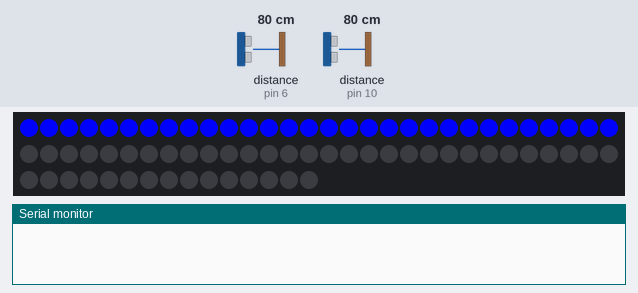
The sketch below on a simulated Arduino Uno, built with avr-gcc and run on an emulated ATmega328P. On the bench: 75 RGB LEDs in strip order, left to right, continuing on the next row, the last lines printed to the serial monitor. Wiring (inferred from the names in the program): 2 × ultrasonic range finder: trigger pin 5, echo pin 6 / trigger pin 9, echo pin 10. The test bench sets the inputs (shaded band); at power-on: distance to the obstacle (sensors on pin 6, pin 10) 80 cm. The echo pulse lasts 58.3 µs per cm.

Above: at 0.36 s.
1.3 s: distance to the obstacle (sensor on pin 6) set to 32 cm
3.5 s: distance to the obstacle (sensor on pin 6) set to 27 cm
At 4.6 s:
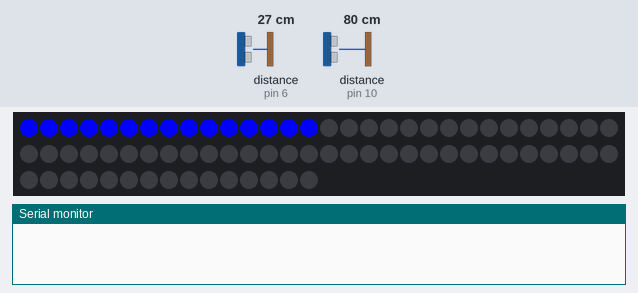
5.3 s: distance to the obstacle (sensor on pin 10) set to 2 cm
At 7.0 s:
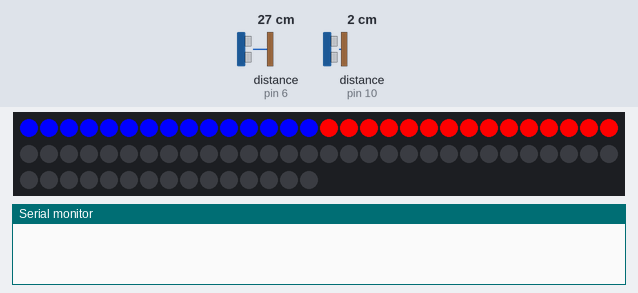
7.7 s: distance to the obstacle (sensor on pin 10) set to 18 cm
At 9.1 s:
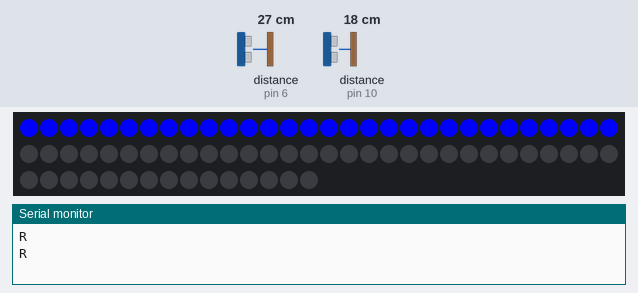
10.1 s: distance to the obstacle (sensor on pin 6) set to 2 cm
At 11.9 s:
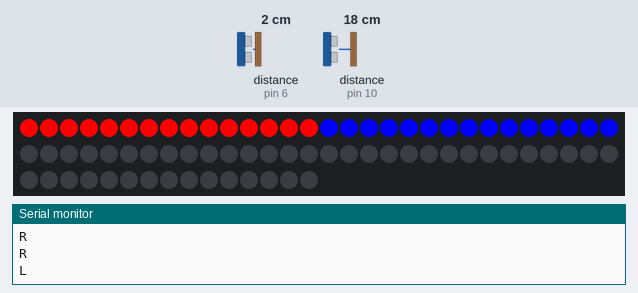
12.3 s: distance to the obstacle (sensor on pin 6) set to 18 cm
At 13.5 s:
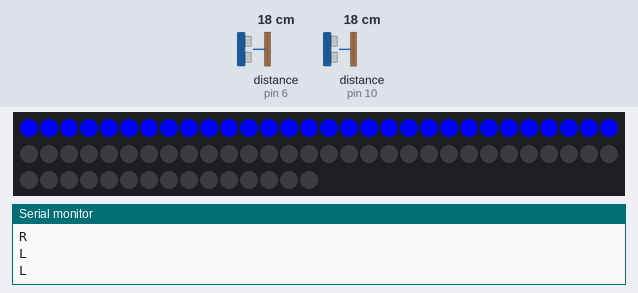
Timing chart, 0 to 15.3 s (numbered marks = the images above; inputs shaded):
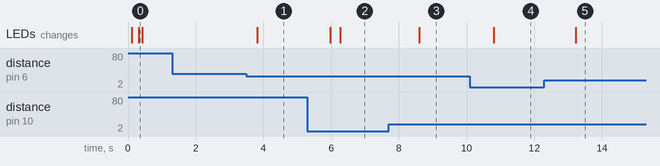

The sketch:

CarSonar.ino
```cpp
#include <Adafruit_NeoPixel.h>
#include <elapsedMillis.h>
#define LEDPIN 2
#define AVG 10
#define SensorInterrupt 3
#define interval 1000  //time interval for interrupt to be sent in ms

elapsedMillis timer;


// defines pins numbers
const int RtrigPin = 9;
const int RechoPin = 10;
const int LtrigPin = 5;
const int LechoPin = 6;

//Values for LED calculation
int counter = 0;
int LdistanceAVG, RdistanceAVG;
int Ldistances[10], Rdistances[10];
int signalOffset = 11;


//Distance Variables for Sonars
long duration;
int Ldistance, Rdistance;

//LED Variables
// small led 73
// large led 116
int ledLenght = 75;
int timeLen = 100;
//LED colors for right sensor
int RightLEDR = 255, RightLEDG = 0, RightLEDB = 0;
//LED colors for left sensor
int LeftLEDR = 255, LeftLEDG = 0, LeftLEDB = 0;
int LStart = 0, LEnd = 15, REnd = 30;

Adafruit_NeoPixel strip = Adafruit_NeoPixel(ledLenght, LEDPIN, NEO_GRB + NEO_KHZ800);


void setup() {
  pinMode(RtrigPin, OUTPUT); // Sets the RtrigPin as an Output
  pinMode(RechoPin, INPUT); // Sets the RechoPin as an Input
  pinMode(LtrigPin, OUTPUT); // Sets the RtrigPin as an Output
  pinMode(LechoPin, INPUT); // Sets the RechoPin as an Input

  Serial.begin(9600); // Starts the serial communication
  pinMode(SensorInterrupt, OUTPUT);

  strip.begin();
  strip.show(); // Initialize all pixels to 'off'

  timer = 0; //Initialize timer
}

void loop() {
  RightSensor();
  LeftSensor();

  getAvg();

  rightLEDs(strip.Color(RightLEDR, RightLEDG, RightLEDB), timeLen); //red (R, G, B)
  leftLEDs(strip.Color(LeftLEDR, LeftLEDG, LeftLEDB), timeLen);
  //delay(500);

  if (timer > interval) {
    if (LdistanceAVG < 12 && RdistanceAVG > 12) {
      digitalWrite(SensorInterrupt, HIGH);
      Serial.println("L");
      digitalWrite(SensorInterrupt, LOW);
    }
    else if (LdistanceAVG > 12 && RdistanceAVG < 12) {
      digitalWrite(SensorInterrupt, HIGH);
      Serial.println("R");
      digitalWrite(SensorInterrupt, LOW);
    }
    timer -= interval;
  }
}


void RightSensor() {
  // Clears the RtrigPin
  digitalWrite(RtrigPin, LOW);
  delayMicroseconds(2);
  // Sets the RtrigPin on HIGH state for 10 micro seconds
  digitalWrite(RtrigPin, HIGH);
  delayMicroseconds(10);
  digitalWrite(RtrigPin, LOW);
  // Reads the RechoPin, returns the sound wave travel time in microseconds
  duration = pulseIn(RechoPin, HIGH);
  // Calculating the distance
  Rdistance = duration * 0.034 / 2;
  // Prints the distance on the Serial Monitor
}

void LeftSensor() {
  // Clears the LtrigPin
  digitalWrite(LtrigPin, LOW);
  delayMicroseconds(2);
  // Sets the LtrigPin on HIGH state for 10 micro seconds
  digitalWrite(LtrigPin, HIGH);
  delayMicroseconds(10);
  digitalWrite(LtrigPin, LOW);
  // Reads the LechoPin, returns the sound wave travel time in microseconds
  duration = pulseIn(LechoPin, HIGH);
  // Calculating the distance
  Ldistance = duration * 0.034 / 2;
  // Prints the distance on the Serial Monitor
}


void getAvg()
{
  LdistanceAVG = 0;
  RdistanceAVG = 0;
  Ldistances[counter % 10] = Ldistance;
  Rdistances[counter % 10] = Rdistance;

  for (int i = 0; i < AVG; i++)
  {
    LdistanceAVG = Ldistances[i] + LdistanceAVG;
    RdistanceAVG = Rdistances[i] + RdistanceAVG;
  }

  LdistanceAVG /= AVG;
  RdistanceAVG /= AVG;
  counter++;
}

//LED settings for left side
void leftLEDs(uint32_t c, uint8_t wait) {
  //Left LEDS
  if (LdistanceAVG < 30)
  {
    if (LdistanceAVG > 12) {
      LeftLEDR = 0;
      LeftLEDB = 255;
    }
    else {
      LeftLEDR = 255;
      LeftLEDB = 0;
    }
    //Turns LEDs on if within 100cm
    for (int i = LStart; i < LEnd; i++)
    {
      strip.setPixelColor(i, c);
      strip.show();
    }

  }
  else
  {
    //Turns LEDs off
    for (int i = LStart; i < LEnd; i++)
    {
      strip.setPixelColor(i, 0);
      strip.show();
    }
  }
}

//LED settings for right side
void rightLEDs(uint32_t c, uint8_t wait) {
  //Right LEDS
  if (RdistanceAVG < 30)
  {
    if (RdistanceAVG > 12) {
      RightLEDR = 0;
      RightLEDB = 255;
    }
    else {
      RightLEDR = 255;
      RightLEDB = 0;
      //rightSignal();
    }

    //Turns LEDs on if within 100cm
    for (int i = LEnd; i < REnd; i++)
    {
      strip.setPixelColor(i, c);
      strip.show();
    }
  }

  else
  {
    //Turns LEDs off
    for (int i = LEnd; i < REnd; i++)
    {
      strip.setPixelColor(i, 0);
      strip.show();
    }
  }
}

/*void rightSignal() {
  for (int i = 0; i < 3; i++) {
    if (i == 0)
      strip.setPixelColor(13, strip.Color(0, 0, 0));
    else
      strip.setPixelColor(i + signalOffset - 1, strip.Color(0, 0, 0));
    strip.setPixelColor(i + signalOffset, strip.Color(138, 43, 226));
    strip.show();
    delay(100);
    if (i == 2) {
      strip.setPixelColor(i + signalOffset, strip.Color(0, 0, 0));
      strip.show();
    }
  }
  }*/
```

Measured:
- after the input at 1.3 s, every drawn part: stays the same
- after the input at 3.5 s, the LEDs: change after 0.31 s (image 1)
- after the input at 5.3 s, the LEDs: first change after 0.67 s (image 2 shows a later state)
- after the input at 7.7 s, the LEDs: change after 0.91 s (image 3)
- after the input at 10.1 s, the LEDs: change after 0.70 s (image 4)
- after the input at 12.3 s, the LEDs: change after 0.93 s (image 5)
